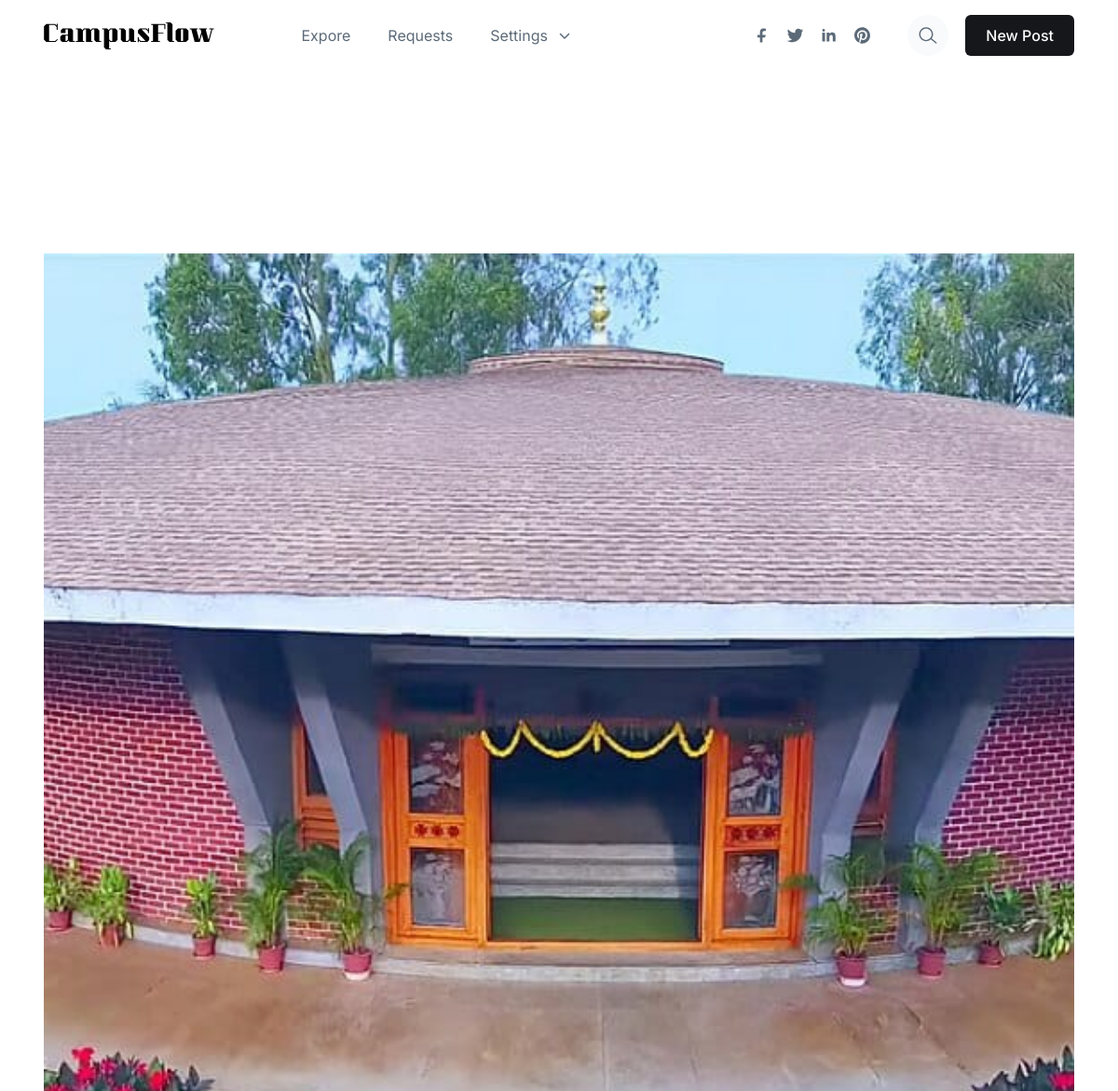
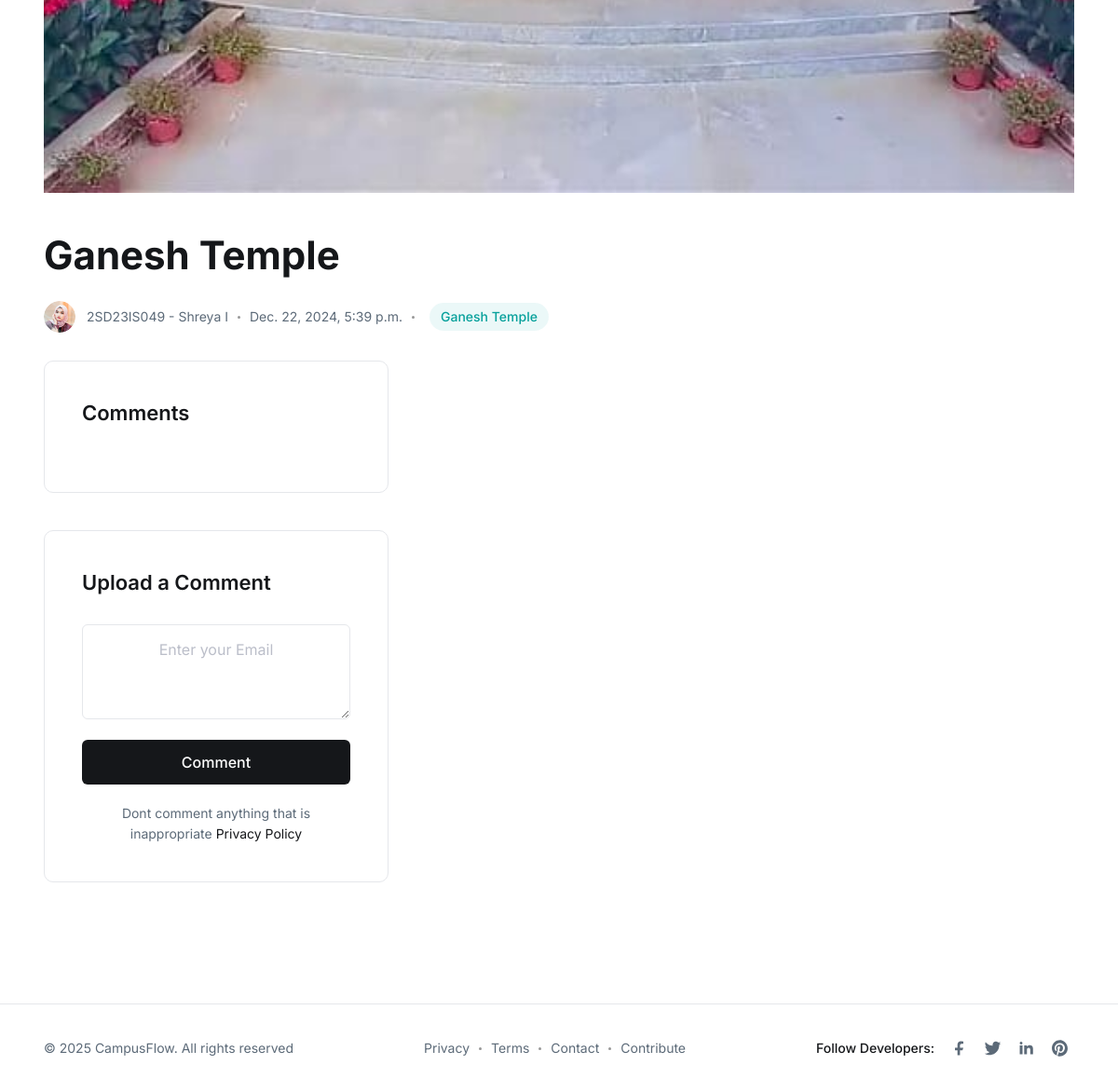
The app's page /post/21/ (signed in) with its own data (2 pictures, top to bottom).
### CampusFlow/models.py (models this page shows, shortened)
class Post(models.Model):
    title = models.CharField(max_length=100, default="", blank=True, )
    user = models.ForeignKey(to=Profile, on_delete=models.CASCADE, related_name="posts")
    image = models.ImageField(upload_to = get_post_image_upload_path)
    caption = models.TextField(blank=True)
    likes = models.ManyToManyField(User, related_name="liked_posts",blank=True)
    location = models.CharField(max_length=2,choices=CAMPUS_LOCATIONS, blank=True)
    created_at = models.DateTimeField(auto_now_add=True)

class Profile(models.Model):
    user = models.OneToOneField(User, on_delete=models.CASCADE)
    usn = models.CharField(max_length=12,unique=True, validators=[USN_VALIDATOR])
    name = models.CharField(max_length=35)
    bio = models.TextField(blank=True)
    profile_picture = models.ImageField(upload_to=get_profile_image_upload_path, default= "profile_images/default/default_image.png")
    phone_number = models.CharField(max_length=10,unique=True, validators=[PHONE_NUMBER_VALIDATOR])
    email = models.EmailField(max_length=254, blank=True)
    join_date = models.DateField(auto_now_add=True)
    location = models.CharField(max_length=2, choices=STATE_CHOICES, default="OC")
    rapport = models.ManyToManyField('self', blank=True, symmetrical=True)
    exclusive = models.BooleanField(default=False)
    def __str__(self):
        return f"{self.usn} - {self.name}"

### CampusFlow/views.py (the view)
# urls.py: path("post/<int:post_id>/", post_detail_view, name="post_detail"),
@login_required
def post_detail_view(request, post_id):
    post = get_object_or_404(Post, pk=post_id)
    comments = Comment.objects.filter(post=post)
    context = {"post": post, "comments": comments}
    return render(request, "media/post_detail.html", context)

### templates/media/post_detail.html (shortened to what this page needs)
{% extends "base/base.html" %} {% load static %} {% block main %}
<main>
	<section class="pt-34 pb-17.5">
		<div class="max-w-[1170px] mx-auto px-4 sm:px-8 xl:px-0">
			<div class="flex flex-wrap gap-7.5">
				<div class="xl:max-w-[770px] w-full">
					<img
						src="{{post.image.url}}"
						alt="blog"
						class="w-full mb-10"
					/>
					<h1
						class="font-bold text-2xl sm:text-4xl lg:text-custom-2 text-dark mb-5.5"
					>
						{{post.title}}
					</h1>
					<div
						class="flex flex-col sm:flex-row sm:items-center gap-3"
					>
						<a
							href="author.html"
							class="flex w-8.5 h-8.5 rounded-full overflow-hidden"
						>
							<img src="images/user-02.png" alt="user" />
						</a>
						<div class="flex flex-wrap items-center gap-4">
							<div class="flex flex-wrap items-center gap-2.5">
								<h4 class="text-custom-sm">
									<a href="author.html">{{post.user}}</a>
								</h4>
								<span
									class="flex w-[3px] h-[3px] rounded-full bg-dark-2"
								></span>
								<p class="text-custom-sm">
									{{post.created_at}}
								</p>
								<span
									class="flex w-[3px] h-[3px] rounded-full bg-dark-2"
								></span>
							</div>
							<a
								href="category.html"
								class="inline-flex text-teal-dark bg-teal/[0.08] font-medium text-custom-sm py-1 px-3 rounded-full"
							>
								{{post.get_location_display}}
							</a>
						</div>
					</div>
				</div>
				<div class="max-w-[370px] w-full">
					<div class="flex flex-col gap-10">
						<div
							class="max-w-[370px] w-full rounded-[10px] border border-gray-3 p-4 sm:p-7.5 lg:p-10"
						>
							<h4
								class="font-semibold text-custom-4 text-dark mb-7.5"
							>
                                Comments
							</h4>
						</div>
						<div
							class="max-w-[370px] w-full rounded-[10px] border border-gray-3 p-4 sm:p-7.5 lg:p-10"
						>
							<h4
								class="font-semibold text-custom-4 text-dark mb-7.5"
							>
								Upload a Comment
							</h4>
							<form
                            method="POST"
			action="{% url 'add_comment' post.pk %}">
								<textarea
									placeholder="Enter your Email"
									class="rounded-md border border-gray-3 bg-white placeholder:text-dark-5 w-full py-3.5 px-5 outline-none text-center focus:shadow-input focus:ring-2 focus:ring-dark-4/20 focus:border-transparent"
                                    name="content"
				rows="3"
				placeholder="Add a comment"
				required
                                    ></textarea>
								<button
                                type="submit"
									class="font-medium rounded-md text-white bg-dark flex justify-center text-center w-full py-3 px-5 hover:opacity-90 transition-all duration-200 mt-4"
								>
									Comment
								</button>
							</form>
							<p class="text-custom-sm mt-5 text-center">
								Dont comment anything that is inappropriate
								<a href="privacy-policy.html" class="text-dark"
									>Privacy Policy</a
								>
							</p>
						</div>
					</div>
				</div>
			</div>
		</div>
	</section>
</main>
{% endblock main %}

### records on screen
Post: image (picture), title "Ganesh Temple", user "2SD23IS049 - Shreya I", created_at "Dec. 22, 2024, 5:39 p.m.", location "Ganesh Temple"
